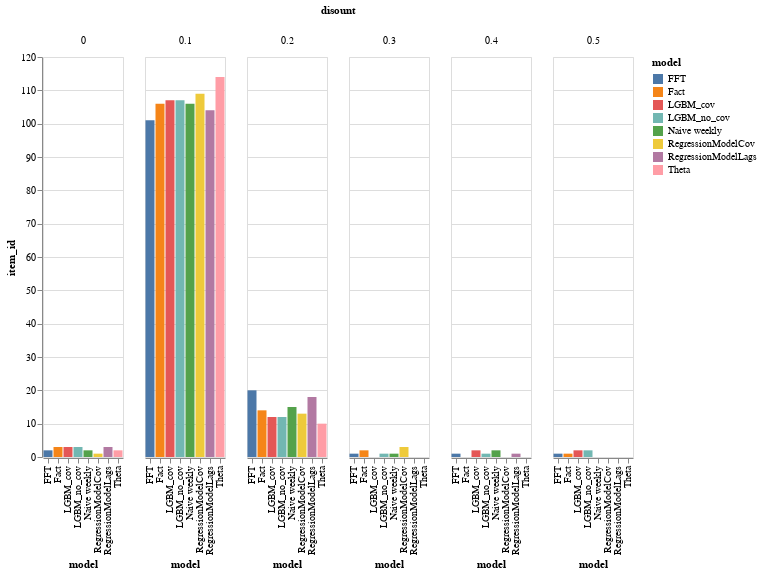

Notebook code cell kept with this figure:
### Code cell
discounts_freq = result_weekly.reset_index().groupby(['model','disount']).count()['item_id'].reset_index()

alt.Chart(discounts_freq).mark_bar().encode(
    x='model:N',
    y=alt.Y('item_id:Q'),
    color=alt.Color('model:N'),
    #row='model:N',
    column='disount:N'
).properties(width=80, height=400)#.interactive()

### Figure 1 — Vega-Lite specification as saved in the notebook (floating-point values rounded to 4 significant figures)
{"config": {"view": {"continuousWidth": 400, "continuousHeight": 300}}, "data": {"name": "data-21d79ad445263238baa1f15906dd754b"}, "mark": "bar", "encoding": {"color": {"type": "nominal", "field": "model"}, "column": {"type": "nominal", "field": "disount"}, "x": {"type": "nominal", "field": "model"}, "y": {"type": "quantitative", "field": "item_id"}}, "height": 400, "width": 80, "$schema": "https://vega.github.io/schema/vega-lite/v4.8.1.json", "datasets": {"data-21d79ad445263238baa1f15906dd754b": [{"model": "FFT", "disount": 0.0, "item_id": 2}, {"model": "FFT", "disount": 0.1, "item_id": 101}, {"model": "FFT", "disount": 0.2, "item_id": 20}, {"model": "FFT", "disount": 0.3, "item_id": 1}, {"model": "FFT", "disount": 0.4, "item_id": 1}, {"model": "FFT", "disount": 0.5, "item_id": 1}, {"model": "Fact", "disount": 0.0, "item_id": 3}, {"model": "Fact", "disount": 0.1, "item_id": 106}, {"model": "Fact", "disount": 0.2, "item_id": 14}, {"model": "Fact", "disount": 0.3, "item_id": 2}, {"model": "Fact", "disount": 0.5, "item_id": 1}, {"model": "LGBM_cov", "disount": 0.0, "item_id": 3}, {"model": "LGBM_cov", "disount": 0.1, "item_id": 107}, {"model": "LGBM_cov", "disount": 0.2, "item_id": 12}, {"model": "LGBM_cov", "disount": 0.4, "item_id": 2}, {"model": "LGBM_cov", "disount": 0.5, "item_id": 2}, {"model": "LGBM_no_cov", "disount": 0.0, "item_id": 3}, {"model": "LGBM_no_cov", "disount": 0.1, "item_id": 107}, {"model": "LGBM_no_cov", "disount": 0.2, "item_id": 12}, {"model": "LGBM_no_cov", "disount": 0.3, "item_id": 1}, {"model": "LGBM_no_cov", "disount": 0.4, "item_id": 1}, {"model": "LGBM_no_cov", "disount": 0.5, "item_id": 2}, {"model": "Naive weekly", "disount": 0.0, "item_id": 2}, {"model": "Naive weekly", "disount": 0.1, "item_id": 106}, {"model": "Naive weekly", "disount": 0.2, "item_id": 15}, {"model": "Naive weekly", "disount": 0.3, "item_id": 1}, {"model": "Naive weekly", "disount": 0.4, "item_id": 2}, {"model": "RegressionModelCov", "disount": 0.0, "item_id": 1}, {"model": "RegressionModelCov", "disount": 0.1, "item_id": 109}, {"model": "RegressionModelCov", "disount": 0.2, "item_id": 13}, {"model": "RegressionModelCov", "disount": 0.3, "item_id": 3}, {"model": "RegressionModelLags", "disount": 0.0, "item_id": 3}, {"model": "RegressionModelLags", "disount": 0.1, "item_id": 104}, {"model": "RegressionModelLags", "disount": 0.2, "item_id": 18}, {"model": "RegressionModelLags", "disount": 0.4, "item_id": 1}, {"model": "Theta", "disount": 0.0, "item_id": 2}, {"model": "Theta", "disount": 0.1, "item_id": 114}, {"model": "Theta", "disount": 0.2, "item_id": 10}]}}
